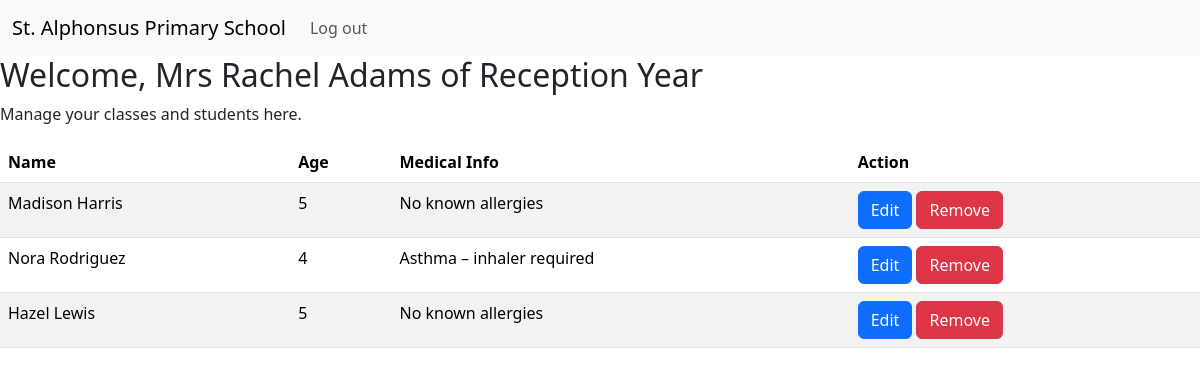
The page /teacher.php (signed in) on the database its author committed.
### tables this page shows
CREATE TABLE `teachers` (
  `teacher_id` int(30) NOT NULL,
  `teacher_name` varchar(30) NOT NULL,
  `teacher_email` varchar(30) NOT NULL,
  `teacher_telephone` varchar(13) NOT NULL,
  `teacher_address` varchar(30) NOT NULL,
  `teacher_salary` float NOT NULL,
  `background_check` tinyint(1) NOT NULL,
  `class_id` int(2) DEFAULT NULL,
  `user_id` int(11) DEFAULT NULL
);

CREATE TABLE `classes` (
  `class_id` int(2) NOT NULL,
  `class_name` varchar(30) NOT NULL,
  `class_capacity` int(3) NOT NULL
);

CREATE TABLE `students` (
  `student_id` int(30) NOT NULL,
  `student_name` varchar(30) NOT NULL,
  `age` int(2) NOT NULL,
  `class_id` int(2) DEFAULT NULL,
  `student_address` varchar(30) NOT NULL,
  `medical_information` text NOT NULL
);

### teacher.php (the view, shortened to what this page needs)
<?php
include 'connection.php';
$sql = "SELECT teacher_name, classes.class_name, teachers.class_id
        FROM teachers
        LEFT JOIN classes ON teachers.class_id = classes.class_id
        WHERE user_id = ?";
$stmt = $conn->prepare($sql);
$stmt->bind_param("i", $_SESSION['id']);
$stmt->execute();
$result = $stmt->get_result();
$teacher = $result->fetch_assoc();
$sql_students = "SELECT student_id, student_name, age, medical_information
                 FROM students
                 INNER JOIN classes ON students.class_id = classes.class_id
                 INNER JOIN teachers ON classes.class_id = teachers.class_id
                 WHERE teachers.user_id = ?";
$stmt_students = $conn->prepare($sql_students);
$stmt_students->bind_param("i", $_SESSION['id']);
$stmt_students->execute();
$students_result = $stmt_students->get_result();
?>
<!DOCTYPE html>
<html lang="en">
    <head>
        <link rel="stylesheet" href="bootstrap-5.3.8-dist/css/bootstrap.css">
        <link rel="stylesheet" href="styles.css">
    </head>
    <body>
        <header>
            <nav class="navbar navbar-expand-lg bg-body-tertiary">
                <div class="container-fluid">
                    <a class="navbar-brand" href="index.html">St. Alphonsus Primary School</a>
                    <div class="collapse navbar-collapse" id="navbarNavAltMarkup">
                        <div class="navbar-nav">
                            <a class="nav-link" href="logout.php">Log out</a>
                        </div>
                    </div>
                </div>
            </nav>
        </header>
        <section class="dashboard">
            <h2>Welcome, <?php echo $teacher['teacher_name']; ?> of <?php echo $teacher['class_name'] ?></h2>
            <p>Manage your classes and students here.</p>
            <?php
            if ($students_result->num_rows > 0) {
                echo "<table class='table table-striped'>";
                echo "<thead><tr><th>Name</th><th>Age</th><th>Medical Info</th><th>Action</th></tr></thead>";
                echo "<tbody>";
                while($row = $students_result->fetch_assoc()) {
                    echo "<tr>";
                    echo "<td>" . htmlspecialchars($row['student_name']) . "</td>";
                    echo "<td>" . htmlspecialchars($row['age']) . "</td>";
                    echo "<td>" . htmlspecialchars($row['medical_information']) . "</td>";
                    echo "<td><a href='edit_student.php?id=" . urlencode($row['student_id']) . "' class='btn btn-primary'>Edit</a>  <a href='delete_student.php?id=" . urlencode($row['student_id']) . "&class_id=" . urlencode($teacher['class_id']) . "' class='btn btn-danger' onclick=\"return confirm('Are you sure you want to remove this student?');\">Remove</a></td>";
                    echo "</tr>";
                }
                echo "</tbody></table>";
            } else {
                echo "<p>No students in your class.</p>";
            }
            ?>
        </section>
    </body>
</html>

### rows shown on the page
teachers: teacher_name "Mrs Rachel Adams", class.class_name "Reception Year"
students: student_name "Madison Harris", age "5", medical_information "No known allergies"
students: student_name "Nora Rodriguez", age "4", medical_information "Asthma – inhaler required"
students: student_name "Hazel Lewis", age "5", medical_information "No known allergies"
